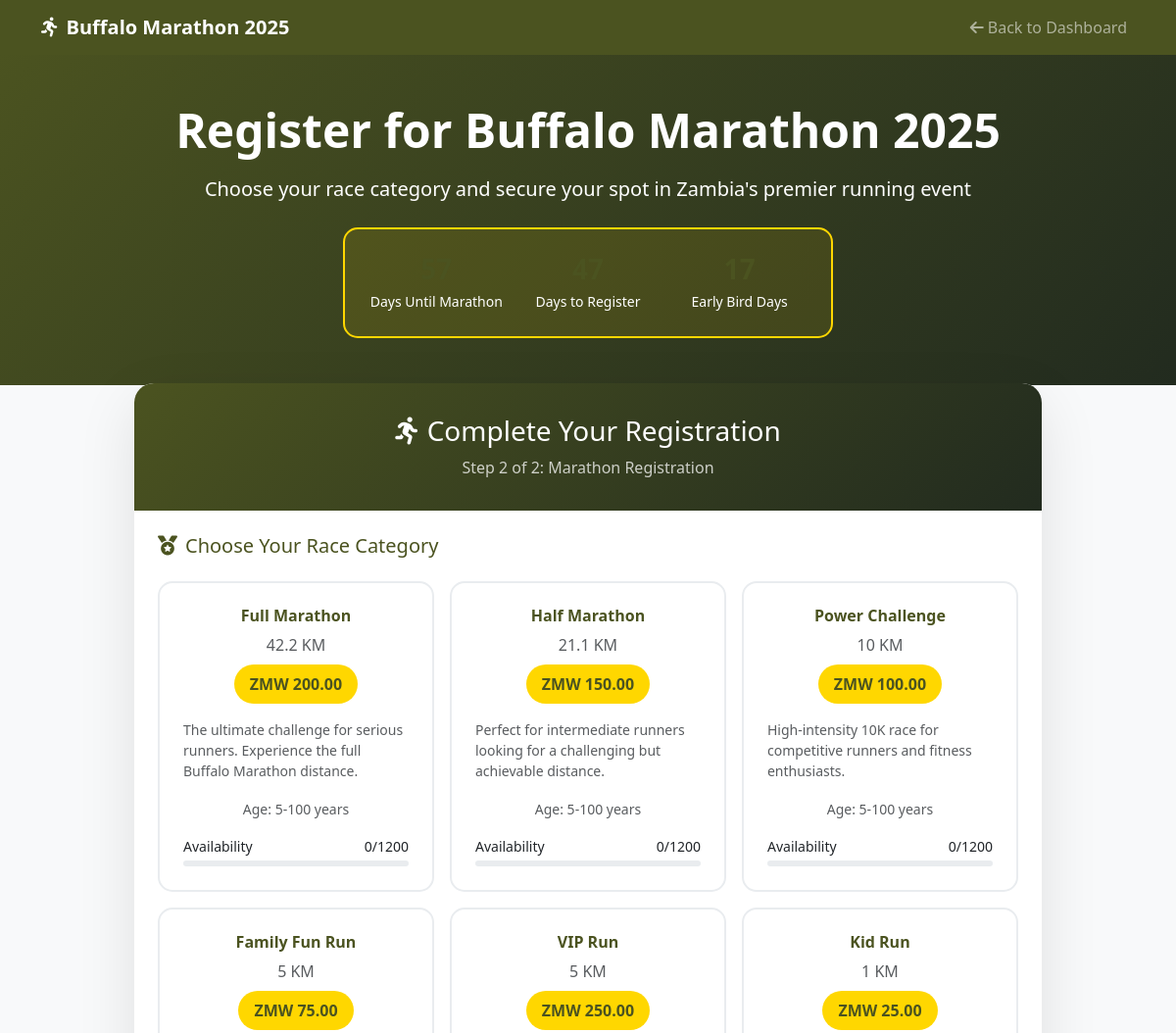
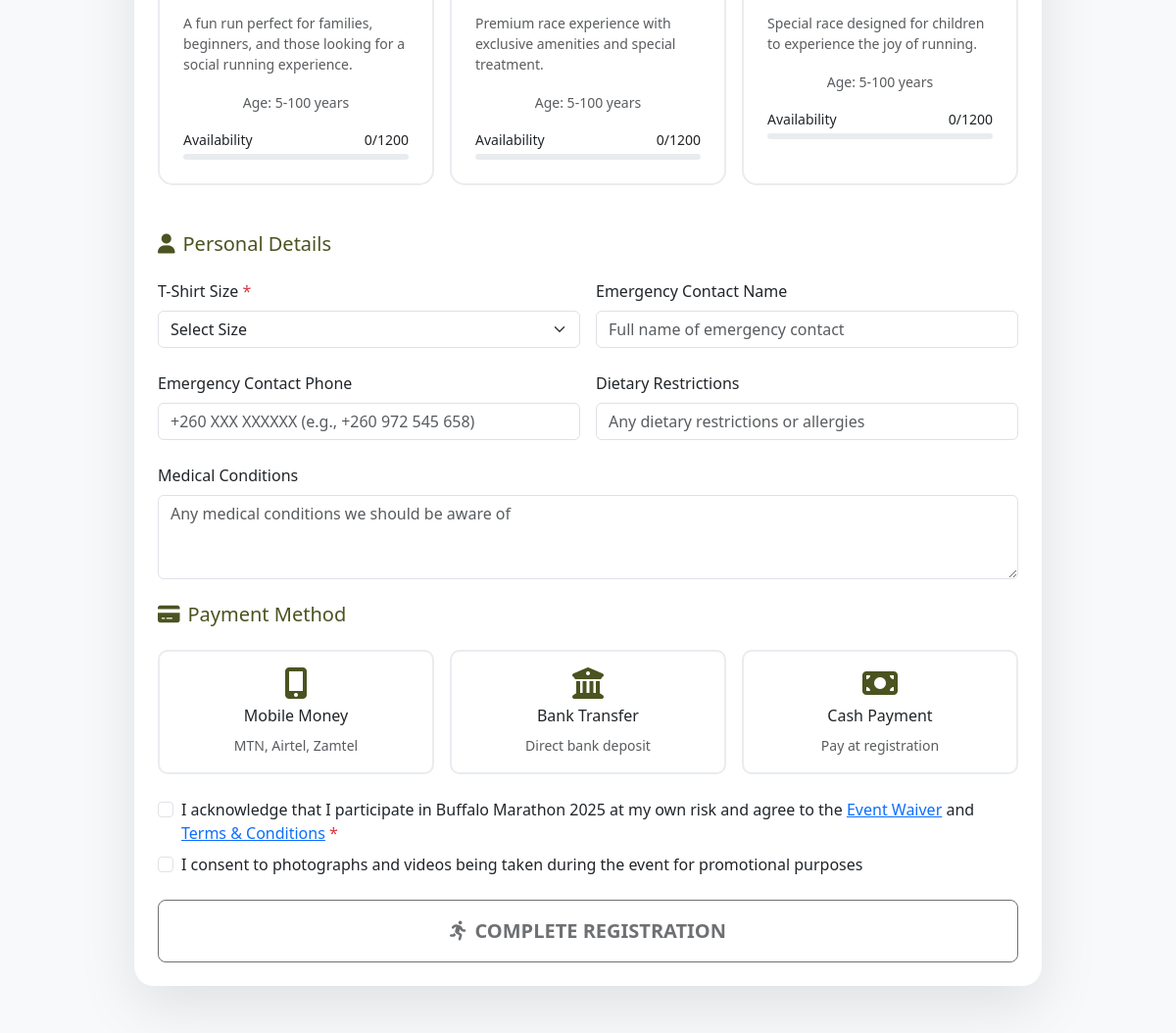
The app's page /register-marathon.php (signed in) with its own data (2 pictures, top to bottom).
### tables this page shows
CREATE TABLE categories (
    id INT AUTO_INCREMENT PRIMARY KEY,
    name VARCHAR(100) NOT NULL,
    distance VARCHAR(50) NOT NULL,
    description TEXT,
    price DECIMAL(10,2) NOT NULL,
    early_bird_price DECIMAL(10,2),
    max_participants INT DEFAULT 0,
    min_age INT DEFAULT 5,
    max_age INT DEFAULT 100,
    start_time TIME,
    estimated_duration VARCHAR(50),
    is_active BOOLEAN DEFAULT TRUE,
    sort_order INT DEFAULT 0,
    features JSON,
    created_at TIMESTAMP DEFAULT CURRENT_TIMESTAMP,
    updated_at TIMESTAMP DEFAULT CURRENT_TIMESTAMP ON UPDATE CURRENT_TIMESTAMP,
    
    INDEX idx_active (is_active),
    INDEX idx_sort (sort_order)
);

### includes/cache.php (called while the page is built, shortened)
<?php
class CacheManager {
    private static $cache_dir = __DIR__ . '/../cache';
    private static $default_ttl = 3600;
    public static function getCachedCategories() {
        $cache_key = 'categories_with_availability';
        $db = getDB();
        $stmt = $db->query("
            SELECT c.id, c.name, c.distance, c.description, c.price, c.max_participants,
                   COUNT(r.id) as registered_count,
                   (c.max_participants - COUNT(r.id)) as spots_remaining
            FROM categories c
            LEFT JOIN registrations r ON c.id = r.category_id
                AND r.payment_status = 'confirmed'
            WHERE c.is_active = 1
            GROUP BY c.id, c.name, c.distance, c.description, c.price, c.max_participants
            ORDER BY FIELD(c.name, 'Full Marathon', 'Half Marathon', 'Power Challenge', 'Family Fun Run', 'VIP Run', 'Kid Run')
        ");
        $categories = $stmt->fetchAll(PDO::FETCH_ASSOC);
        return $categories;
    }
    public static function set($key, $data, $ttl = null) {
        $ttl = $ttl ?? self::$default_ttl;
        $cache_file = self::$cache_dir . '/' . md5($key) . '.cache';
        $cache_data = [
            'data' => $data,
            'expires' => time() + $ttl
        ];
    }
}
?>

### includes/functions.php (called while the page is built, shortened)
<?php
function getDatabaseConnection() {
    static $pdo = null;
    if ($pdo === null) {
        try {
            $dsn = 'mysql:host=' . DB_HOST . ';dbname=' . DB_NAME . ';charset=' . (defined('DB_CHARSET') ? DB_CHARSET : 'utf8mb4');
            $options = [
                PDO::ATTR_ERRMODE => PDO::ERRMODE_EXCEPTION,
                PDO::ATTR_DEFAULT_FETCH_MODE => PDO::FETCH_ASSOC,
                PDO::ATTR_EMULATE_PREPARES => false,
            ];
            if (defined('DB_CHARSET')) {
                $options[PDO::MYSQL_ATTR_INIT_COMMAND] = "SET NAMES " . DB_CHARSET;
            }
            $pdo = new PDO($dsn, DB_USER, defined('DB_PASS') ? DB_PASS : '', $options);
        } catch (PDOException $e) {
            error_log("Database connection failed: " . $e->getMessage());
            return null;
        } catch (Exception $e) {
            error_log("Database connection error: " . $e->getMessage());
            return null;
        }
    }
    return $pdo;
}
function getCurrentUser() {
    $pdo = getDatabaseConnection();
    try {
        $stmt = $pdo->prepare("SELECT * FROM users WHERE id = ?");
        $stmt->execute([$_SESSION['user_id']]);
        return $stmt->fetch();
    } catch (PDOException $e) {
        error_log("Error getting current user: " . $e->getMessage());
        return null;
    }
}
function formatCurrency($amount, $currency = 'ZMW') {
    return $currency . ' ' . number_format((float)$amount, 2);
}
?>

### register-marathon.php (the view, shortened to what this page needs)
<?php
require_once 'includes/functions.php';
require_once 'includes/cache.php';
$user = getCurrentUser();
try {
    $db = getDB();
} catch (Exception $e) {
    error_log("Registration check error: " . $e->getMessage());
}
$categories = [];
try {
    $categories = CacheManager::getCachedCategories();
} catch (Exception $e) {
    setFlashMessage('error', 'Unable to load race categories. Please try again.');
    redirectTo('/dashboard.php');
}
$form_data = [];
?>
<!DOCTYPE html>
<html lang="en">
<head>
    <link href="https://cdn.jsdelivr.net/npm/bootstrap@5.3.2/dist/css/bootstrap.min.css" rel="stylesheet">
    <link href="https://cdnjs.cloudflare.com/ajax/libs/font-awesome/6.5.1/css/all.min.css" rel="stylesheet">
</head>
<body>
    <nav class="navbar navbar-expand-lg navbar-dark" style="background-color: var(--army-green);">
        <div class="container">
            <a class="navbar-brand fw-bold" href="/">
                <i class="fas fa-running me-2"></i>Buffalo Marathon 2025
            </a>
            <div class="navbar-nav ms-auto">
                <a class="nav-link" href="/dashboard.php">
                    <i class="fas fa-arrow-left me-1"></i>Back to Dashboard
                </a>
            </div>
        </div>
    </nav>
    <section class="registration-header">
        <div class="container text-center">
            <h1 class="display-5 fw-bold mb-3">Register for Buffalo Marathon 2025</h1>
            <p class="lead">Choose your race category and secure your spot in Zambia's premier running event</p>
            <div class="countdown-widget mx-auto mt-4" style="max-width: 500px;">
                <div class="row g-3">
                    <div class="col-4">
                        <div class="h3 fw-bold text-army-green mb-1"><?php echo getDaysUntilMarathon(); ?></div>
                        <small>Days Until Marathon</small>
                    </div>
                    <div class="col-4">
                        <div class="h3 fw-bold text-army-green mb-1"><?php echo getDaysUntilDeadline(); ?></div>
                        <small>Days to Register</small>
                    </div>
                    <div class="col-4">
                        <div class="h3 fw-bold text-army-green mb-1"><?php echo getDaysUntilEarlyBird(); ?></div>
                        <small>Early Bird Days</small>
                    </div>
                </div>
            </div>
        </div>
    </section>
    <section class="py-5 bg-light">
        <div class="container">
            <div class="row justify-content-center">
                <div class="col-lg-10">
                    <div class="form-container">
                        <div class="form-header">
                            <h3 class="mb-0"><i class="fas fa-running me-2"></i>Complete Your Registration</h3>
                            <p class="mb-0 mt-2 opacity-75">Step 2 of 2: Marathon Registration</p>
                        </div>
                        <div class="p-4">
                            <form method="POST" id="registrationForm">
                                <h5 class="text-army-green mb-4"><i class="fas fa-medal me-2"></i>Choose Your Race Category</h5>
                                <div class="row g-3 mb-5">
                                    <?php foreach ($categories as $category): ?>
                                        <div class="col-lg-4 col-md-6">
                                            <div class="category-card" data-category-id="<?php echo $category['id']; ?>">
                                                <div class="text-center mb-3">
                                                    <h6 class="fw-bold text-army-green"><?php echo htmlspecialchars($category['name']); ?></h6>
                                                    <p class="text-muted mb-2"><?php echo htmlspecialchars($category['distance']); ?></p>
                                                    <div class="category-price"><?php echo formatCurrency($category['price'] ?? 0); ?></div>
                                                </div>
                                                <p class="text-muted small mb-3"><?php echo htmlspecialchars($category['description']); ?></p>
                                                <div class="text-center">
                                                    <small class="text-muted">
                                                        Age: <?php echo ($category['min_age'] ?? 5) . '-' . ($category['max_age'] ?? 100); ?> years
                                                    </small>
                                                </div>
                                                <?php if (($category['max_participants'] ?? 0) > 0): ?>
                                                    <?php
                                                    $stmt = $db->prepare("SELECT COUNT(*) FROM registrations WHERE category_id = ? AND payment_status != 'cancelled'");
                                                    $stmt->execute([$category['id']]);
                                                    $current_count = $stmt->fetchColumn();
                                                    $max_participants = $category['max_participants'] ?? 0;
                                                    ?>
                                                    <div class="mt-3">
                                                        <div class="d-flex justify-content-between mb-1">
                                                            <small>Availability</small>
                                                            <small><?php echo $current_count; ?>/<?php echo $max_participants; ?></small>
                                                        </div>
                                                        <div class="progress" style="height: 6px;">
                                                        </div>
                                                    </div>
                                                <?php endif; ?>
                                            </div>
                                        </div>
                                    <?php endforeach; ?>
                                </div>
                                <h5 class="text-army-green mb-4"><i class="fas fa-user me-2"></i>Personal Details</h5>
                                <div class="row g-3 mb-4">
                                    <div class="col-md-6">
                                        <label for="t_shirt_size" class="form-label">T-Shirt Size <span class="text-danger">*</span></label>
                                        <select class="form-select" id="t_shirt_size" name="t_shirt_size" required>
                                            <option value="">Select Size</option>
                                        </select>
                                    </div>
                                    <div class="col-md-6">
                                        <label for="emergency_contact_name" class="form-label">Emergency Contact Name</label>
                                        <input type="text" class="form-control" id="emergency_contact_name" name="emergency_contact_name"
                                               value="<?php echo htmlspecialchars($form_data['emergency_contact_name'] ?? $user['emergency_contact_name'] ?? ''); ?>"
                                               placeholder="Full name of emergency contact">
                                    </div>
                                </div>
                                <div class="row g-3 mb-4">
                                    <div class="col-md-6">
                                        <label for="emergency_contact_phone" class="form-label">Emergency Contact Phone</label>
                                        <input type="tel" class="form-control" id="emergency_contact_phone" name="emergency_contact_phone"
                                               value="<?php echo htmlspecialchars($form_data['emergency_contact_phone'] ?? $user['emergency_contact_phone'] ?? ''); ?>"
                                               placeholder="+260 XXX XXXXXX (e.g., +260 972 545 658)">
                                    </div>
                                    <div class="col-md-6">
                                        <label for="dietary_restrictions" class="form-label">Dietary Restrictions</label>
                                        <input type="text" class="form-control" id="dietary_restrictions" name="dietary_restrictions"
                                               value="<?php echo htmlspecialchars($form_data['dietary_restrictions'] ?? ''); ?>"
                                               placeholder="Any dietary restrictions or allergies">
                                    </div>
                                </div>
                                <div class="mb-4">
                                    <label for="medical_conditions" class="form-label">Medical Conditions</label>
                                    <textarea class="form-control" id="medical_conditions" name="medical_conditions" rows="3"
                                              placeholder="Any medical conditions we should be aware of"><?php echo htmlspecialchars($form_data['medical_conditions'] ?? ''); ?></textarea>
                                </div>
                                <h5 class="text-army-green mb-4"><i class="fas fa-credit-card me-2"></i>Payment Method</h5>
                                <div class="row g-3 mb-4">
                                    <div class="col-md-4">
                                        <div class="payment-method" data-payment="mobile_money">
                                            <i class="fas fa-mobile-alt fa-2x text-army-green mb-2"></i>
                                            <h6>Mobile Money</h6>
                                            <small class="text-muted">MTN, Airtel, Zamtel</small>
                                        </div>
                                    </div>
                                    <div class="col-md-4">
                                        <div class="payment-method" data-payment="bank_transfer">
                                            <i class="fas fa-university fa-2x text-army-green mb-2"></i>
                                            <h6>Bank Transfer</h6>
                                            <small class="text-muted">Direct bank deposit</small>
                                        </div>
                                    </div>
                                    <div class="col-md-4">
                                        <div class="payment-method" data-payment="cash">
                                            <i class="fas fa-money-bill fa-2x text-army-green mb-2"></i>
                                            <h6>Cash Payment</h6>
                                            <small class="text-muted">Pay at registration</small>
                                        </div>
                                    </div>
                                </div>
                                <div class="mb-4">
                                    <div class="form-check">
                                        <input class="form-check-input" type="checkbox" id="waiver" name="waiver" required>
                                        <label class="form-check-label" for="waiver">
                                            I acknowledge that I participate in Buffalo Marathon 2025 at my own risk and agree to the
                                            <a href="/waiver.php" target="_blank">Event Waiver</a> and
                                            <a href="/terms.php" target="_blank">Terms & Conditions</a> <span class="text-danger">*</span>
                                        </label>
                                    </div>
                                    <div class="form-check mt-2">
                                        <input class="form-check-input" type="checkbox" id="photo_consent" name="photo_consent">
                                        <label class="form-check-label" for="photo_consent">
                                            I consent to photographs and videos being taken during the event for promotional purposes
                                        </label>
                                    </div>
                                </div>
                                <div class="d-grid">
                                    <button type="submit" class="btn btn-army-green btn-lg" id="submit_btn" disabled>
                                        <i class="fas fa-running me-2"></i>Complete Registration
                                    </button>
                                </div>
                            </form>
                        </div>
                    </div>
                </div>
            </div>
        </div>
    </section>
</body>
</html>

### records on screen
categories: name "Full Marathon", distance "42.2 KM", price "ZMW 200.00", description "The ultimate challenge for serious runners. Experience the full Buffalo Marathon distance.", min_age "5", max_age "100", current_count "0", max_participants "1200"
categories: name "Half Marathon", distance "21.1 KM", price "ZMW 150.00", description "Perfect for intermediate runners looking for a challenging but achievable distance.", min_age "5", max_age "100", current_count "0", max_participants "1200"
categories: name "Power Challenge", distance "10 KM", price "ZMW 100.00", description "High-intensity 10K race for competitive runners and fitness enthusiasts.", min_age "5", max_age "100", current_count "0", max_participants "1200"
categories: name "Family Fun Run", distance "5 KM", price "ZMW 75.00", description "A fun run perfect for families, beginners, and those looking for a social running experience.", min_age "5", max_age "100", current_count "0", max_participants "1200"
categories: name "VIP Run", distance "5 KM", price "ZMW 250.00", description "Premium race experience with exclusive amenities and special treatment.", min_age "5", max_age "100", current_count "0", max_participants "1200"
categories: name "Kid Run", distance "1 KM", price "ZMW 25.00", description "Special race designed for children to experience the joy of running.", min_age "5", max_age "100", current_count "0", max_participants "1200"
